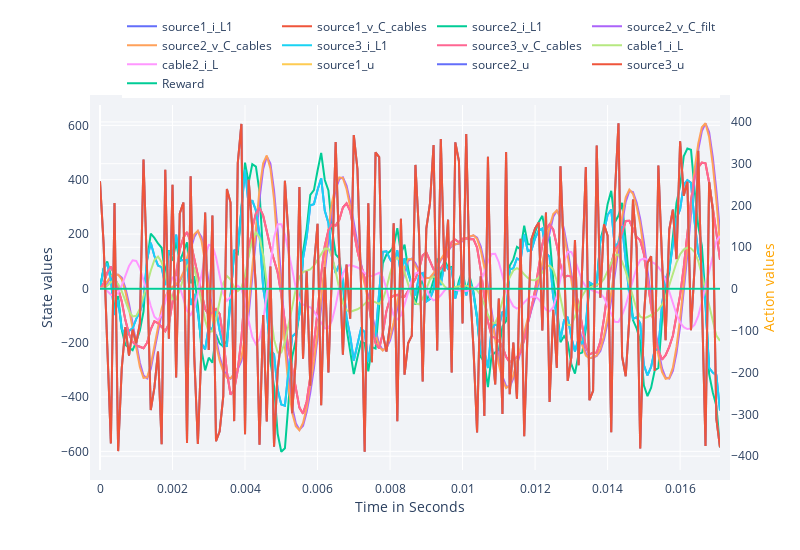

Notebook code for this chart:
### Markdown cell above
Now that we have defined our own agent, we can plug everything together and run the learning like we have already done it in the other examples.

### Code cell
my_custom_agents = Dict("my_ddpg" => agent)

controllers = SetupAgents(env, my_custom_agents)

hook_learn = DataHook(collect_state_ids = env.state_ids,
                collect_action_ids = env.action_ids)

Learn(controllers, env, num_episodes = 20, hook=hook_learn)

RenderHookResults(hook = hook_learn,
                    episode = 1,
                    states_to_plot  = env.state_ids,
                    actions_to_plot = env.action_ids,
                    plot_reward=true)

### Figure 1 — Plotly figure (JSON) as saved in the notebook; plotly's stock layout.template omitted (floating-point values rounded to 4 significant figures; data arrays with more than 128 entries replaced by an {"elided": "..."} marker saying what was removed)
{"data": [{"mode": "lines", "name": "source1_i_L1", "type": "scatter", "x": {"elided": "172 float values"}, "y": {"elided": "172 float values"}}, {"mode": "lines", "name": "source1_v_C_cables", "type": "scatter", "x": {"elided": "172 float values"}, "y": {"elided": "172 float values"}}, {"mode": "lines", "name": "source2_i_L1", "type": "scatter", "x": {"elided": "172 float values"}, "y": {"elided": "172 float values"}}, {"mode": "lines", "name": "source2_v_C_filt", "type": "scatter", "x": {"elided": "172 float values"}, "y": {"elided": "172 float values"}}, {"mode": "lines", "name": "source2_v_C_cables", "type": "scatter", "x": {"elided": "172 float values"}, "y": {"elided": "172 float values"}}, {"mode": "lines", "name": "source3_i_L1", "type": "scatter", "x": {"elided": "172 float values"}, "y": {"elided": "172 float values"}}, {"mode": "lines", "name": "source3_v_C_cables", "type": "scatter", "x": {"elided": "172 float values"}, "y": {"elided": "172 float values"}}, {"mode": "lines", "name": "cable1_i_L", "type": "scatter", "x": {"elided": "172 float values"}, "y": {"elided": "172 float values"}}, {"mode": "lines", "name": "cable2_i_L", "type": "scatter", "x": {"elided": "172 float values"}, "y": {"elided": "172 float values"}}, {"mode": "lines", "name": "source1_u", "type": "scatter", "x": {"elided": "172 float values"}, "y": {"elided": "172 float values"}, "yaxis": "y2"}, {"mode": "lines", "name": "source2_u", "type": "scatter", "x": {"elided": "172 float values"}, "y": {"elided": "172 float values"}, "yaxis": "y2"}, {"mode": "lines", "name": "source3_u", "type": "scatter", "x": {"elided": "172 float values"}, "y": {"elided": "172 float values"}, "yaxis": "y2"}, {"mode": "lines", "name": "Reward", "type": "scatter", "x": {"elided": "172 float values"}, "y": {"elided": "172 int values"}, "yaxis": "y2"}], "layout": {"height": 550, "legend": {"orientation": "h", "x": 1, "xanchor": "right", "y": 1.02, "yanchor": "bottom"}, "margin": {"b": 80, "l": 100, "pad": 10, "r": 80, "t": 100}, "plot_bgcolor": "#f1f3f7", "width": 800, "xaxis": {"title": {"text": "Time in Seconds"}}, "yaxis": {"title": {"text": "State values"}}, "yaxis2": {"overlaying": "y", "side": "right", "title": "Action values", "titlefont": {"color": "orange"}}}}
